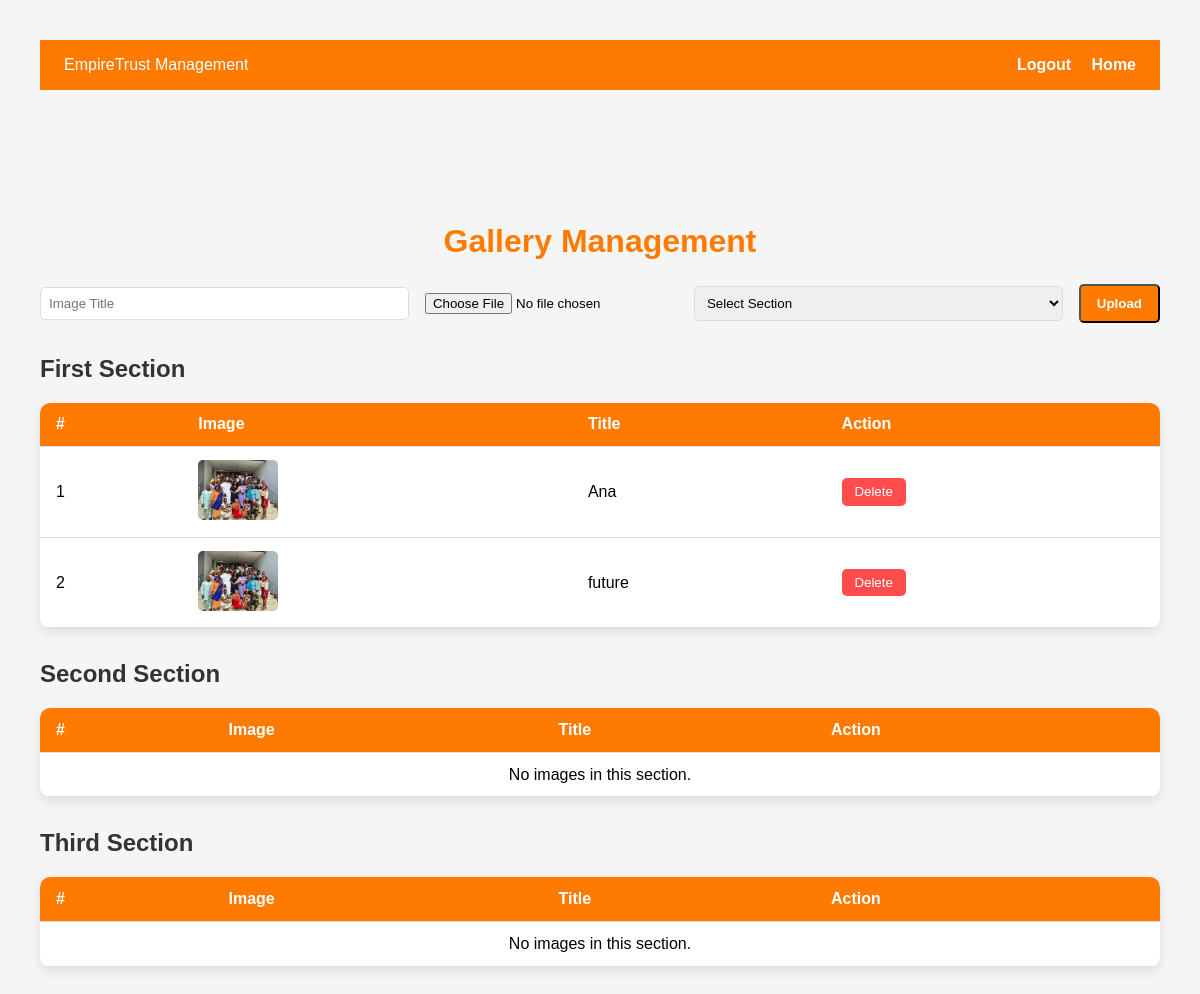
Page /gallery_list/ on the committed database.
### management/models.py (models this page shows, shortened)
class GalleryImage(models.Model):
    SECTION_CHOICES = [
        ('first', 'First Section'),
        ('second', 'Second Section'),
        ('third', 'Third Section'),
    ]
    title = models.CharField(max_length=255)
    image = models.ImageField(upload_to='gallery/')
    uploaded_by = models.ForeignKey(User, on_delete=models.SET_NULL, null=True, blank=True)
    section = models.CharField(max_length=10, choices=SECTION_CHOICES, default='first')
    created_at = models.DateTimeField(auto_now_add=True)
    class Meta:
        ordering = ['created_at']  # <-- Oldest first, newest last

### management/views.py (the view, shortened to what this page needs)
# urls.py: path('gallery_list/', views.gallery_list, name='gallery_list'),
def gallery_list(request):
    first_section_images = GalleryImage.objects.filter(section="first").order_by("created_at")
    second_section_images = GalleryImage.objects.filter(section="second").order_by("created_at")
    third_section_images = GalleryImage.objects.filter(section="third").order_by("created_at")
    context = {
        "first_section_images": first_section_images,
        "second_section_images": second_section_images,
        "third_section_images": third_section_images,
    }
    return render(request, "management/gallery_list.html", context)

### management/templates/management/gallery_list.html (shortened to what this page needs)
{% load static %}
<!DOCTYPE html>
<html lang="en">
<head>
</head>
<body>
<nav>
    <div>EmpireTrust Management</div>
    <div>
        <a href="/accounts/login/">Logout</a>
        <a href="/gallery_crud/">Home</a>
    </div>
</nav>
<div class="next">
<h1>Gallery Management</h1>
<form method="POST" enctype="multipart/form-data" class="upload-form">
    <input type="text" name="title" placeholder="Image Title" required>
    <input type="file" name="image" accept="image/*" required>
    <select name="section" required>
        <option value="" disabled selected>Select Section</option>
    </select>
    <button type="submit" class="btn-add">Upload</button>
</form>
<h2>First Section</h2>
<table>
<thead>
<tr>
  <th>#</th>
  <th>Image</th>
  <th>Title</th>
  <th>Action</th>
</tr>
</thead>
<tbody>
{% for img in first_section_images %}
<tr>
  <td>{{ forloop.counter }}</td>
  <td>{% if img.image %}<img src="{{ img.image.url }}" alt="{{ img.title }}">{% else %}No Image{% endif %}</td>
  <td>{{ img.title }}</td>
  <td>
    <form method="POST" action="{% url 'delete_image' img.id %}">
      <button class="btn-delete">Delete</button>
    </form>
  </td>
</tr>
{% empty %}
<tr><td colspan="6" style="text-align:center;">No images in this section.</td></tr>
{% endfor %}
</tbody>
</table>
<h2>Second Section</h2>
<table>
<thead>
<tr>
  <th>#</th>
  <th>Image</th>
  <th>Title</th>
  <th>Action</th>
</tr>
</thead>
<tbody>
{% for img in second_section_images %}
<tr>
  <td>{{ forloop.counter }}</td>
  <td>{% if img.image %}<img src="{{ img.image.url }}" alt="{{ img.title }}">{% else %}No Image{% endif %}</td>
  <td>{{ img.title }}</td>
  <td>
    <form method="POST" action="{% url 'delete_image' img.id %}">
      {% csrf_token %}
      <button class="btn-delete">Delete</button>
    </form>
  </td>
</tr>
{% empty %}
<tr><td colspan="6" style="text-align:center;">No images in this section.</td></tr>
{% endfor %}
</tbody>
</table>
<h2>Third Section</h2>
<table>
<thead>
<tr>
  <th>#</th>
  <th>Image</th>
  <th>Title</th>
  <th>Action</th>
</tr>
</thead>
<tbody>
{% for img in third_section_images %}
<tr>
  <td>{{ forloop.counter }}</td>
  <td>{% if img.image %}<img src="{{ img.image.url }}" alt="{{ img.title }}">{% else %}No Image{% endif %}</td>
  <td>{{ img.title }}</td>
  <td>{% if img.uploaded_by %}{{ img.uploaded_by.username }}{% else %}Anonymous{% endif %}</td>
  <td>
    <form method="POST" action="{% url 'delete_image' img.id %}">
      {% csrf_token %}
      <button class="btn-delete">Delete</button>
    </form>
  </td>
</tr>
{% empty %}
<tr><td colspan="6" style="text-align:center;">No images in this section.</td></tr>
{% endfor %}
</tbody>
</table>
</div>
</body>
</html>

### management/templates/management/gallery_list.html (style rules this page uses)
body { font-family: "Poppins", sans-serif; background: #f5f5f5; padding:2rem; }
nav { background: #ff7a00; color: white; padding: 1.0rem 1.5rem; display: flex; justify-content: space-between; align-items: center; }
nav a { color: white; text-decoration: none; margin-left: 1rem; font-weight: bold; }
.next { padding-top: 7rem; }
h1 { color:#ff7a00; text-align:center; margin-bottom:1.5rem; }
h2 { color:#333; margin-top:2rem; }
table { width:100%; border-collapse: collapse; background:#fff; box-shadow:0 4px 12px rgba(0,0,0,0.1); border-radius:10px; overflow:hidden; margin-bottom:2rem; }
th, td { padding:0.8rem 1rem; text-align:left; border-bottom:1px solid #ddd; }
th { background:#ff7a00; color:#fff; }
img { width:80px; height:60px; object-fit:cover; border-radius:5px; }
.btn-delete { background:#ff4d4d; color:white; padding:0.4rem 0.8rem; border:none; border-radius:5px; cursor:pointer; }
.btn-add { background:#ff7a00; color:white; padding:0.6rem 1rem; border-radius:5px; text-decoration:none; font-weight:bold; }
form.upload-form { margin-bottom:1.5rem; display:flex; gap:1rem; align-items:center; }
form.upload-form input[type="text"], form.upload-form select { padding:0.5rem; flex:1; border-radius:5px; border:1px solid #ddd; }
form.upload-form input[type="file"] { border:none; }

### rows in the picture
GalleryImage: image (picture), title "Ana"
GalleryImage: image (picture), title "future"
